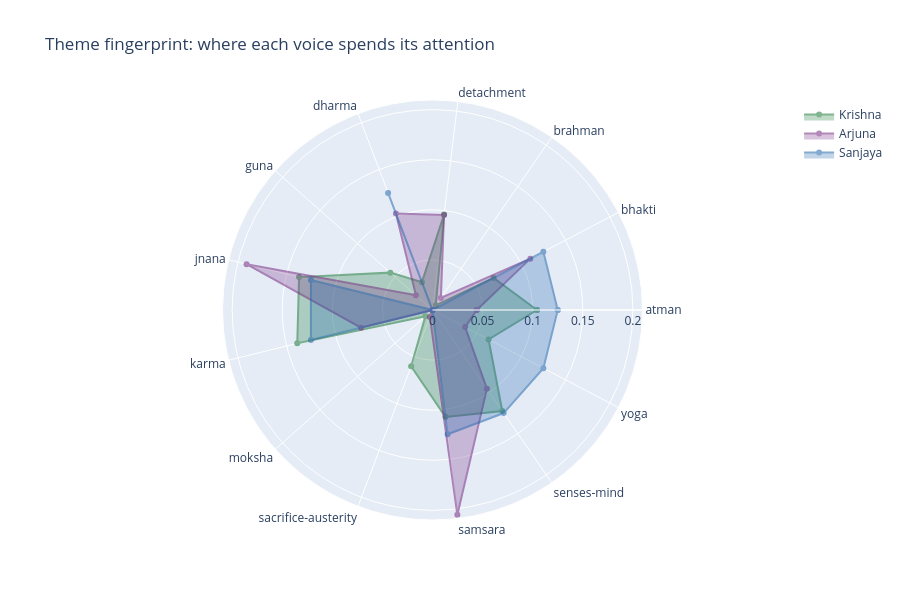

Here is the notebook cell this chart was saved with:
### Code cell
# Figure: theme fingerprint as a radar (share per speaker).
themes = list(theme_share.columns)
fig_radar = go.Figure()
for s in theme_share.index:
    vals = theme_share.loc[s, themes].tolist()
    fig_radar.add_trace(go.Scatterpolar(
        r=vals + [vals[0]], theta=themes + [themes[0]], name=s,
        line=dict(color=SPEAKER_COLOR.get(s)), fill="toself", opacity=0.55,
    ))
fig_radar.update_layout(
    title="Theme fingerprint: where each voice spends its attention",
    height=600, polar=dict(radialaxis=dict(visible=True)),
)
export(fig_radar, "speaker_theme_radar.html")
fig_radar

### Figure 1 — Plotly figure (JSON) as saved in the notebook; plotly's stock layout.template omitted (floating-point values rounded to 4 significant figures)
{"data": [{"fill": "toself", "line": {"color": "#1b7837"}, "name": "Krishna", "opacity": 0.55, "r": [0.1043, 0.0689, 0.005689, 0.09608, 0.02971, 0.05626, 0.1372, 0.1391, 0.009482, 0.06005, 0.1075, 0.1226, 0.06321, 0.1043], "theta": ["atman", "bhakti", "brahman", "detachment", "dharma", "guna", "jnana", "karma", "moksha", "sacrifice-austerity", "samsara", "senses-mind", "yoga", "atman"], "type": "scatterpolar"}, {"fill": "toself", "line": {"color": "#762a83"}, "name": "Arjuna", "opacity": 0.55, "r": [0.04412, 0.1103, 0.01471, 0.09559, 0.1029, 0.02206, 0.1912, 0.07353, 0.0, 0.007353, 0.2059, 0.09559, 0.03676, 0.04412], "theta": ["atman", "bhakti", "brahman", "detachment", "dharma", "guna", "jnana", "karma", "moksha", "sacrifice-austerity", "samsara", "senses-mind", "yoga", "atman"], "type": "scatterpolar"}, {"fill": "toself", "line": {"color": "#2166ac"}, "name": "Sanjaya", "opacity": 0.55, "r": [0.125, 0.125, 0.0, 0.0, 0.125, 0.0, 0.125, 0.125, 0.0, 0.0, 0.125, 0.125, 0.125, 0.125], "theta": ["atman", "bhakti", "brahman", "detachment", "dharma", "guna", "jnana", "karma", "moksha", "sacrifice-austerity", "samsara", "senses-mind", "yoga", "atman"], "type": "scatterpolar"}], "layout": {"height": 600, "polar": {"radialaxis": {"visible": true}}, "title": {"text": "Theme fingerprint: where each voice spends its attention"}}}
